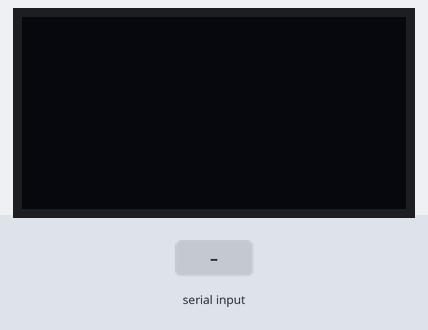
The sketch below on a simulated Arduino Uno, built with avr-gcc and run on an emulated ATmega328P. On the bench: 128×64 one-colour display. Inputs (shaded band) come from the test bench.

Above: at 1.2 s.
1.3 s: "1\n" received over Serial
At 2.1 s:
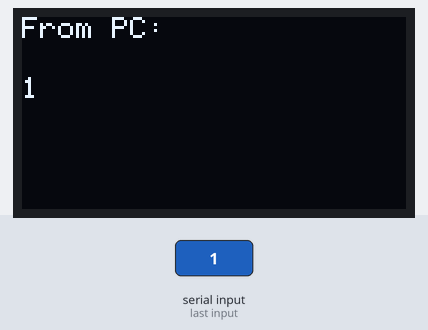
2.8 s: "0\n" received over Serial
At 3.2 s:
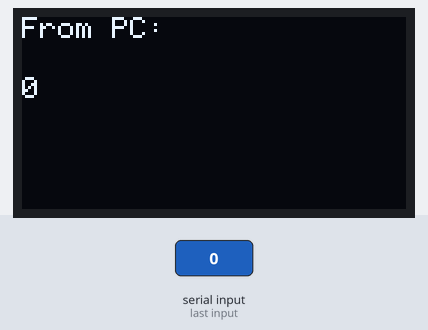
4.3 s: "2\n" received over Serial
Timing chart, 0 to 7.3 s (numbered marks = the images above; inputs shaded):
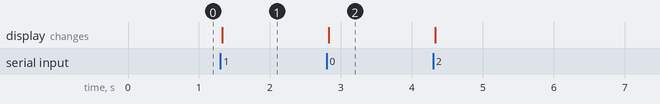

The sketch:

Serial_Based_System_Monitor.ino
```cpp
#include <Wire.h>
#include <Adafruit_GFX.h>
#include <Adafruit_SSD1306.h>

Adafruit_SSD1306 display(128, 64, &Wire, -1);

void setup() {
  Serial.begin(115200);
  display.begin(SSD1306_SWITCHCAPVCC, 0x3C);
  display.clearDisplay();
  display.setTextSize(1);
  display.setTextColor(WHITE);
}

void loop() {
  if (Serial.available() > 0) {
    String message = Serial.readStringUntil('\n');
    display.clearDisplay();
    display.setCursor(0, 0);
    display.print("From PC:");
    display.setCursor(0, 20);
    display.print(message);
    display.display();
  }
}
```

Measured:
- after the input at 1.3 s, the display: changes at once (image 1)
- after the input at 2.8 s, the display: changes at once (image 2)
